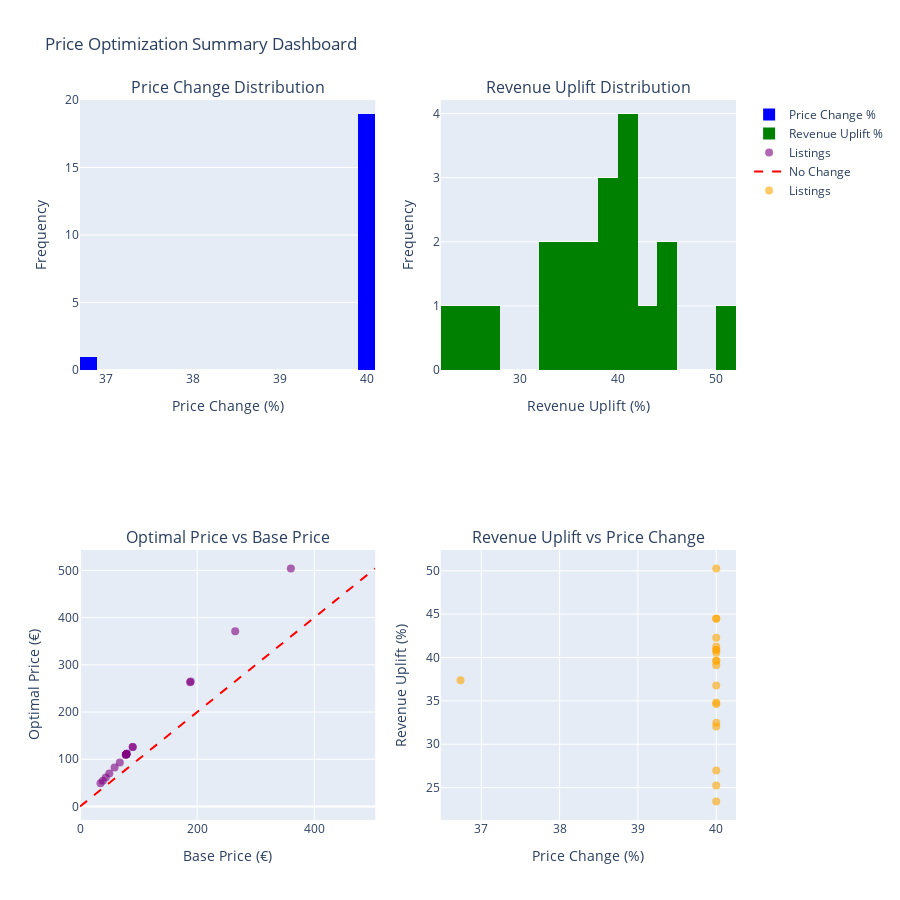

Notebook code cell kept with this figure:
### Markdown cell above
### 3. Price Optimization Summary Dashboard

A comprehensive dashboard showing key metrics and optimal pricing recommendations.

### Code cell
# Create a summary dashboard for multiple listings
sample_listings = X_test.sample(min(20, len(X_test)), random_state=42)

results = []
for idx, row in sample_listings.iterrows():
    base_price = float(row['price_clean'])
    price_grid = np.linspace(0.6 * base_price, 1.4 * base_price, 50)
    
    curve = simulate_pricing_curve(row=row, model=cal_sigmoid, price_grid=price_grid, price_col='price_clean')
    optimal_idx = curve['expected_revenue'].idxmax()
    
    optimal_price = curve.loc[optimal_idx, 'price']
    optimal_prob = curve.loc[optimal_idx, 'booking_prob']
    optimal_revenue = curve.loc[optimal_idx, 'expected_revenue']
    
    base_prob = cal_sigmoid.predict_proba(pd.DataFrame([row]))[:, 1][0]
    base_revenue = base_price * base_prob
    
    price_change_pct = ((optimal_price - base_price) / base_price) * 100
    revenue_uplift_pct = ((optimal_revenue - base_revenue) / (base_revenue + 1e-9)) * 100
    
    results.append({
        'base_price': base_price,
        'optimal_price': optimal_price,
        'price_change_pct': price_change_pct,
        'base_revenue': base_revenue,
        'optimal_revenue': optimal_revenue,
        'revenue_uplift_pct': revenue_uplift_pct,
        'optimal_prob': optimal_prob,
        'beds': row.get('beds', 0),
        'bedrooms': row.get('bedrooms', 0),
        'availability_30': row.get('availability_30', 0)
    })

results_df = pd.DataFrame(results)

# Create interactive dashboard
fig = make_subplots(
    rows=2, cols=2,
    subplot_titles=(
        'Price Change Distribution',
        'Revenue Uplift Distribution',
        'Optimal Price vs Base Price',
        'Revenue Uplift vs Price Change'
    ),
    specs=[[{"type": "histogram"}, {"type": "histogram"}],
           [{"type": "scatter"}, {"type": "scatter"}]]
)

# Price change distribution
fig.add_trace(
    go.Histogram(x=results_df['price_change_pct'], nbinsx=20, name='Price Change %',
                 marker_color='blue'),
    row=1, col=1
)

# Revenue uplift distribution
fig.add_trace(
    go.Histogram(x=results_df['revenue_uplift_pct'], nbinsx=20, name='Revenue Uplift %',
                 marker_color='green'),
    row=1, col=2
)

# Optimal vs Base price
fig.add_trace(
    go.Scatter(
        x=results_df['base_price'],
        y=results_df['optimal_price'],
        mode='markers',
        name='Listings',
        marker=dict(size=8, opacity=0.6, color='purple'),
        hovertemplate='Base: €%{x:.2f}<br>Optimal: €%{y:.2f}<extra></extra>'
    ),
    row=2, col=1
)

# Add diagonal line
max_price = max(results_df['base_price'].max(), results_df['optimal_price'].max())
fig.add_trace(
    go.Scatter(x=[0, max_price], y=[0, max_price], mode='lines',
               name='No Change', line=dict(dash='dash', color='red')),
    row=2, col=1
)

# Revenue uplift vs price change
fig.add_trace(
    go.Scatter(
        x=results_df['price_change_pct'],
        y=results_df['revenue_uplift_pct'],
        mode='markers',
        name='Listings',
        marker=dict(size=8, opacity=0.6, color='orange'),
        hovertemplate='Price Change: %{x:.1f}%<br>Revenue Uplift: %{y:.1f}%<extra></extra>'
    ),
    row=2, col=2
)

# Update axes
fig.update_xaxes(title_text="Price Change (%)", row=1, col=1)
fig.update_yaxes(title_text="Frequency", row=1, col=1)
fig.update_xaxes(title_text="Revenue Uplift (%)", row=1, col=2)
fig.update_yaxes(title_text="Frequency", row=1, col=2)
fig.update_xaxes(title_text="Base Price (€)", row=2, col=1)
fig.update_yaxes(title_text="Optimal Price (€)", row=2, col=1)
fig.update_xaxes(title_text="Price Change (%)", row=2, col=2)
fig.update_yaxes(title_text="Revenue Uplift (%)", row=2, col=2)

fig.update_layout(
    title='Price Optimization Summary Dashboard',
    height=900,
    showlegend=True
)

fig.show()

# Print summary statistics
print("\n=== Price Optimization Summary ===")
print(f"Average price change: {results_df['price_change_pct'].mean():.2f}%")
print(f"Average revenue uplift: {results_df['revenue_uplift_pct'].mean():.2f}%")
print(f"Median price change: {results_df['price_change_pct'].median():.2f}%")
print(f"Median revenue uplift: {results_df['revenue_uplift_pct'].median():.2f}%")
print(f"\nListings with positive revenue uplift: {(results_df['revenue_uplift_pct'] > 0).sum()}/{len(results_df)}")
print(f"Listings with >10% revenue uplift: {(results_df['revenue_uplift_pct'] > 10).sum()}/{len(results_df)}")

### Figure 1 — Plotly figure (JSON) as saved in the notebook; plotly's stock layout.template omitted (floating-point values rounded to 4 significant figures)
{"data": [{"marker": {"color": "blue"}, "name": "Price Change %", "nbinsx": 20, "type": "histogram", "x": [40.0, 40.0, 40.0, 40.0, 40.0, 40.0, 40.0, 40.0, 40.0, 40.0, 40.0, 40.0, 40.0, 40.0, 40.0, 40.0, 40.0, 40.0, 36.73, 40.0], "xaxis": "x", "yaxis": "y"}, {"marker": {"color": "green"}, "name": "Revenue Uplift %", "nbinsx": 20, "type": "histogram", "x": [23.4, 34.64, 32.49, 42.27, 36.78, 50.27, 39.61, 44.46, 25.24, 26.97, 40.56, 34.83, 41.26, 32.04, 44.49, 39.66, 39.12, 40.86, 37.38, 40.91], "xaxis": "x2", "yaxis": "y2"}, {"hovertemplate": "Base: €%{x:.2f}<br>Optimal: €%{y:.2f}<extra></extra>", "marker": {"color": "purple", "opacity": 0.6, "size": 8}, "mode": "markers", "name": "Listings", "type": "scatter", "x": [79.0, 79.0, 79.0, 90.0, 50.0, 39.0, 79.0, 44.0, 79.0, 79.0, 189.0, 78.0, 35.0, 80.0, 188.0, 265.0, 90.0, 59.0, 68.0, 360.0], "xaxis": "x3", "y": [110.6, 110.6, 110.6, 126.0, 70.0, 54.6, 110.6, 61.6, 110.6, 110.6, 264.6, 109.2, 49.0, 112.0, 263.2, 371.0, 126.0, 82.6, 92.98, 504.0], "yaxis": "y3"}, {"line": {"color": "red", "dash": "dash"}, "mode": "lines", "name": "No Change", "type": "scatter", "x": [0, 504.0], "xaxis": "x3", "y": [0, 504.0], "yaxis": "y3"}, {"hovertemplate": "Price Change: %{x:.1f}%<br>Revenue Uplift: %{y:.1f}%<extra></extra>", "marker": {"color": "orange", "opacity": 0.6, "size": 8}, "mode": "markers", "name": "Listings", "type": "scatter", "x": [40.0, 40.0, 40.0, 40.0, 40.0, 40.0, 40.0, 40.0, 40.0, 40.0, 40.0, 40.0, 40.0, 40.0, 40.0, 40.0, 40.0, 40.0, 36.73, 40.0], "xaxis": "x4", "y": [23.4, 34.64, 32.49, 42.27, 36.78, 50.27, 39.61, 44.46, 25.24, 26.97, 40.56, 34.83, 41.26, 32.04, 44.49, 39.66, 39.12, 40.86, 37.38, 40.91], "yaxis": "y4"}], "layout": {"annotations": [{"font": {"size": 16}, "showarrow": false, "text": "Price Change Distribution", "x": 0.225, "xanchor": "center", "xref": "paper", "y": 1, "yanchor": "bottom", "yref": "paper"}, {"font": {"size": 16}, "showarrow": false, "text": "Revenue Uplift Distribution", "x": 0.775, "xanchor": "center", "xref": "paper", "y": 1, "yanchor": "bottom", "yref": "paper"}, {"font": {"size": 16}, "showarrow": false, "text": "Optimal Price vs Base Price", "x": 0.225, "xanchor": "center", "xref": "paper", "y": 0.375, "yanchor": "bottom", "yref": "paper"}, {"font": {"size": 16}, "showarrow": false, "text": "Revenue Uplift vs Price Change", "x": 0.775, "xanchor": "center", "xref": "paper", "y": 0.375, "yanchor": "bottom", "yref": "paper"}], "height": 900, "showlegend": true, "title": {"text": "Price Optimization Summary Dashboard"}, "xaxis": {"anchor": "y", "domain": [0, 0.45], "title": {"text": "Price Change (%)"}}, "xaxis2": {"anchor": "y2", "domain": [0.55, 1], "title": {"text": "Revenue Uplift (%)"}}, "xaxis3": {"anchor": "y3", "domain": [0, 0.45], "title": {"text": "Base Price (€)"}}, "xaxis4": {"anchor": "y4", "domain": [0.55, 1], "title": {"text": "Price Change (%)"}}, "yaxis": {"anchor": "x", "domain": [0.625, 1], "title": {"text": "Frequency"}}, "yaxis2": {"anchor": "x2", "domain": [0.625, 1], "title": {"text": "Frequency"}}, "yaxis3": {"anchor": "x3", "domain": [0, 0.375], "title": {"text": "Optimal Price (€)"}}, "yaxis4": {"anchor": "x4", "domain": [0, 0.375], "title": {"text": "Revenue Uplift (%)"}}}}
